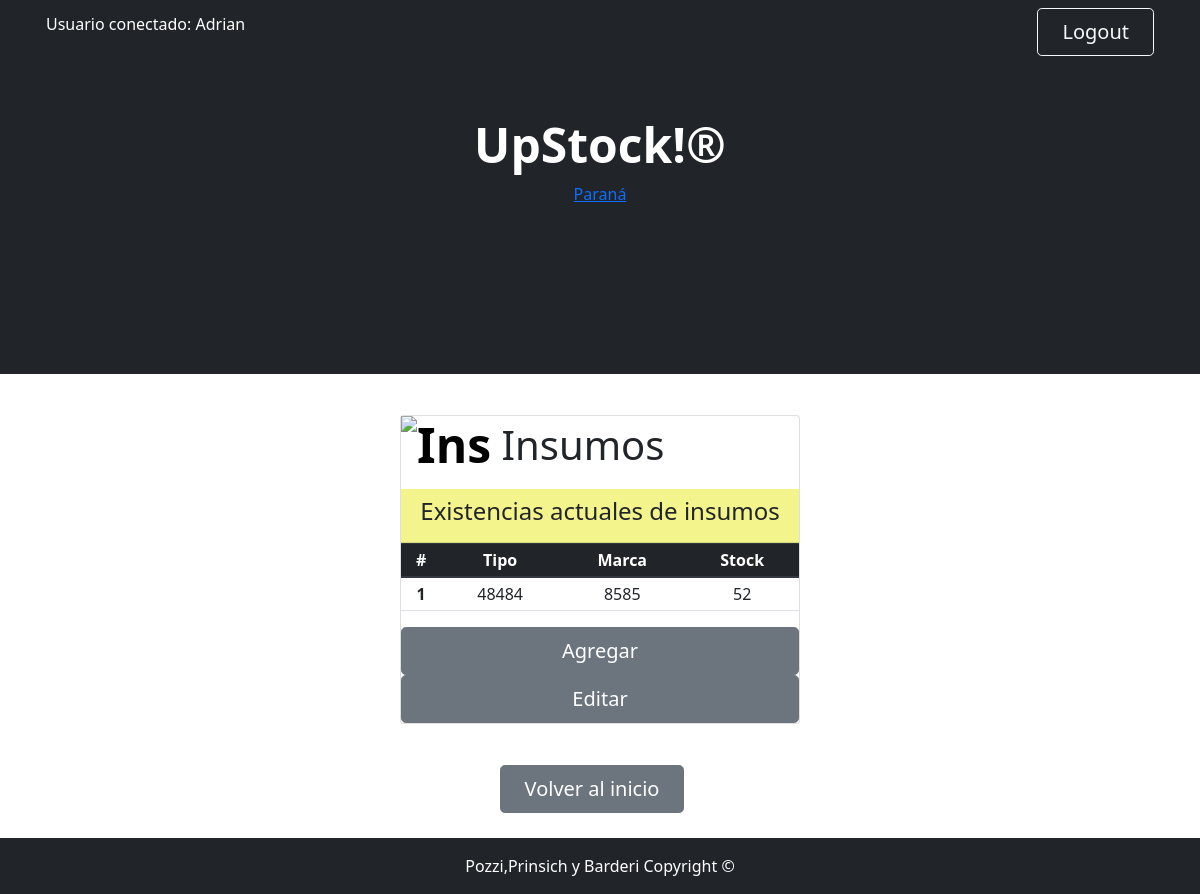
Screenshot of /listados/show_insumos/ (signed in) with the database file from the repository.
### Miapp/models.py (models this page shows, shortened)
class Insumos (models.Model):
    tipo= models.CharField (max_length=50)
    marca= models.CharField (max_length=50)
    stock= models.IntegerField ()

### Miapp/views.py (the view)
# urls.py: path('show_insumos/',show_insumos,name="show_insumos"),
@permission_required('Miapp.view_insumos', raise_exception=True)
@login_required(login_url='Inicio')
def show_insumos(request):
    lista = Insumos.objects.all()
    return render(request, "show_insumos.html",{"Insumos": lista} )

### Miapp/templates/show_insumos.html
{% extends 'padre.html' %}
{% load static %}
{% block Contenido_cambiante %}
<h1  style= "text-align:left;"> <img src= "https://media.tenor.com/BnAaHPMw4LYAAAAC/ink-cartridges-toner-ink.gif" width= "100" height = "80" alt="Ins" class="display-5 fw-bolder text-black mb-2"> Insumos</h1>
<div class="card-header" style="background-color: rgba(244, 244, 136, 0.957);">
  <h4>Existencias actuales de insumos</h4>
</div>
    <table class="table table-sm">
        <thead class="thead-dark">
          <tr>
            <th scope="col">#</th>
            <th scope="col">Tipo</th>
            <th scope="col">Marca</th>
            <th scope="col">Stock</th>
          </tr>
        </thead>
        {% for insumo in Insumos %}
        <tbody>
          <tr>
            <th scope="row">{{insumo.id}}</th>
            <td>{{insumo.tipo}}</td>
            <td>{{insumo.marca}}</td>
            <td>{{insumo.stock}}</td>
          </tr>
        </tbody>
        {% endfor %}
    </table>
  {% if  perms.Miapp.add_insumos %}
<a class="btn btn-secondary btn-lg " href="{% url 'Insumos'%}">Agregar</a>
{% endif %}
{% if  perms.Miapp.change_insumos %}
<a class="btn btn-secondary btn-lg " href="{% url 'show_ins_edit'%}">Editar</a>
{% endif %}
{% endblock %}

### Miapp/templates/padre.html (shortened to what this page needs)
<!DOCTYPE html>
<html lang="en">
    <head>
        {% load static %}
        <link rel="stylesheet" href="https://cdn.jsdelivr.net/npm/bootstrap@4.0.0/dist/css/bootstrap.min.css"
>
        <link href="https://cdn.jsdelivr.net/npm/bootstrap-icons@1.4.1/font/bootstrap-icons.css" rel="stylesheet" />
        <link href="{%static 'css/styles.css'%}" rel="stylesheet" />
    </head>
    <body id="divconfondo">
        <nav class="navbar navbar-expand-lg navbar-dark bg-dark">
            <div class="container px-3">
            {% if user.is_authenticated %}
                    <p style="color:white"> Usuario conectado: {{user.username}} </p>
                    <a class="btn btn-outline-light btn-lg px-4" href="{% url 'Logout' %}">Logout</a>
                {% else %}
                    <a class="btn btn-outline-light btn-lg px-4" href="{% url 'Login' %}">Login</a>
                {% endif %}
        </nav>
        <header class="bg-dark py-1">
            <div class="container px-1">
                <div class="row  justify-content-center">
                    <div class="col-lg-6">
                        <div class="text-center my-5">
                            <h1 class="display-5 fw-bolder text-white mb-2">UpStock!®</h1>
                                 <div id="tw_19_1704680239">
                                <div style="width:120px; height:140px; margin: 0 auto;">
                                <a href="https://hotelmix.es/time/parana-30036">Paraná</a><br/></div></div>
                        </div>
                    </div>
                </div>
            </div>
        </header>
        <div class="text-center py-3"  >
            <div id="tarjeta" class="card">
                {% block Contenido_cambiante %}
                {% endblock Contenido_cambiante %}
            </div>
        </div>
        <div id="botoninicio" class="text-center">
    <a class="btn btn-secondary btn-lg px-4 me-sm-3" href="{% url 'Inicio'%}">Volver al inicio</a>
    </div>
    <footer class="py-3 bg-dark">
        <div class="container px-5"><p class="m-0 text-center text-white">Pozzi,Prinsich y Barderi Copyright &copy; </p></div>
    </footer>
    </body>
</html>

### rows the page displays
Insumos: id "1", tipo "48484", marca "8585", stock "52"

### other values shown
{{ user.username }} "Adrian"
